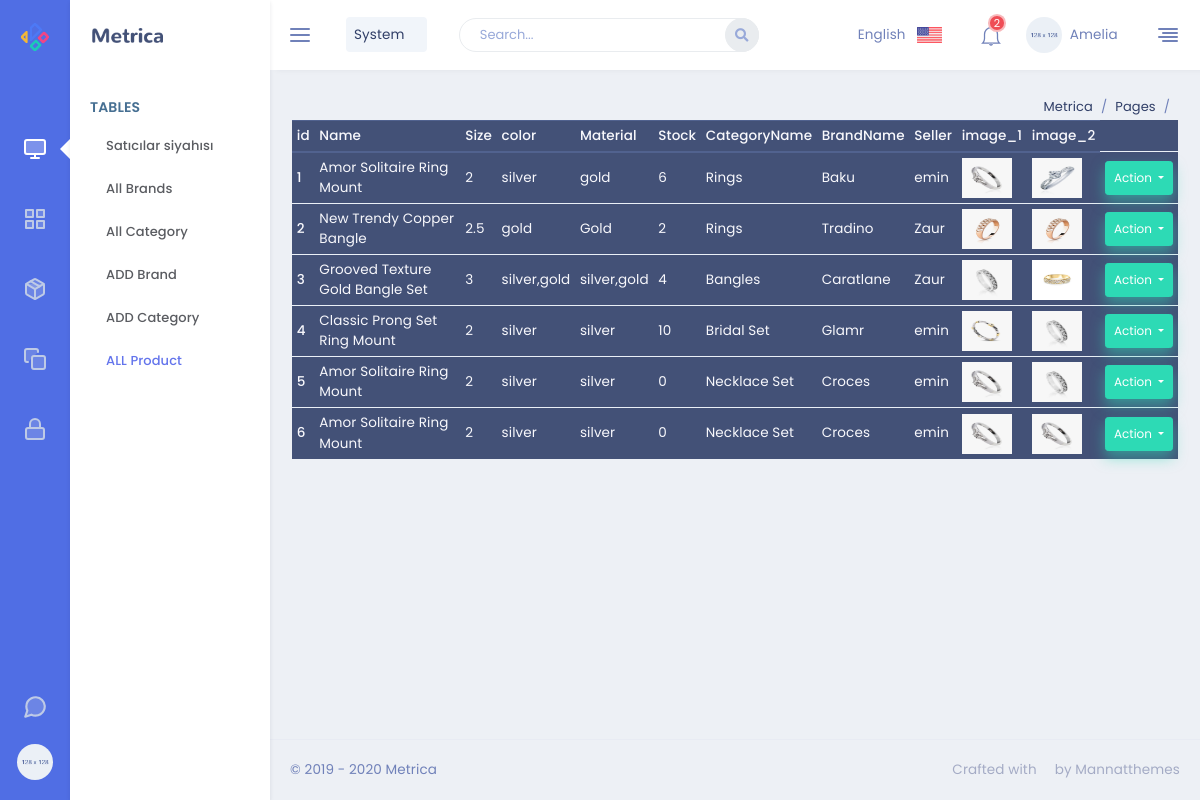
The app's page /admin/AllProducts with its own data.
### Shop/Profile/models.py (models this page shows)
class Products(db.Model):
    id = db.Column(db.Integer, primary_key=True)
    ProductName = db.Column(db.String(30),  nullable=False)
    Size = db.Column(db.String(80),  nullable=False)
    Color = db.Column(db.String(80),  nullable=False)
    Price = db.Column(db.String(120), nullable=False)
    ProductInfo = db.Column(db.String(120), nullable=False)
    Material = db.Column(db.String(120), nullable=False)
    Stock = db.Column(db.String(60), nullable=False)
    ProductImage_1= db.Column(db.String(120), nullable=False)
    ProductImage_2= db.Column(db.String(120))
    cat_id= db.Column(db.Integer,db.ForeignKey('category.Category_id'), nullable=False)
    brand_id= db.Column(db.Integer,db.ForeignKey('brand.Brand_id'), nullable=False)
    user_id=db.Column(db.Integer,db.ForeignKey('user.id'), nullable=False)

### Shop/Dashboard/models.py (models this page shows)
class User(db.Model,UserMixin):
    id = db.Column(db.Integer, primary_key=True)
    name = db.Column(db.String(30),  nullable=False)
    username = db.Column(db.String(80),  nullable=False)
    Phone = db.Column(db.String(80),  nullable=False)
    email = db.Column(db.String(120), unique=True, nullable=False)
    password = db.Column(db.String(180),  nullable=False)
    products = db.relationship('Products', backref='user', lazy=True)

### Shop/Dashboard/routes.py (the view)
@app.route('/admin/AllProducts', methods=['GET', 'POST'])
def AllPro():
    Allpro=Products.query.all()
    return render_template('admin/Allproduct.html',pro=Allpro)

### Shop/templates/admin/Allproduct.html (shortened to what this page needs)
{% extends 'admin.html' %}
{% block content %}
<table class="table table-sm table-dark">
    <thead>
      <tr>
        <th scope="col">id</th>
        <th scope="col">Name</th>
        <th scope="col">Size</th>
        <th scope="col">color</th>
        <th scope="col">Material</th>
        <th scope="col">Stock</th>
        <th scope="col">CategoryName</th>
        <th scope="col">BrandName</th>
        <th scope="col">Seller</th>
        <th scope="col">image_1</th>
        <th scope="col">image_2</th>
      </tr>
    </thead>
    <tbody>
      {% for product in pro %}
      <tr>
        <th scope="row">{{product.id}}</th>
        <td>{{product.ProductName}}</td>
        <td>{{product.Size}}</td>
        <td>{{product.Color}}</td>
        <td>{{product.Material}}</td>
        <td>{{product.Stock}}</td>
        <td>{{ product.cat_id }}</td>
        <td>{{ product.brand_id }}</td>
        <td>{{ product.user.name }}</td>
        <td><img src="{{url_for('static', filename='photo/' + product.ProductImage_1)}}" width="50" height="40"</td>
        <td><img src="{{url_for('static', filename='photo/' + product.ProductImage_2)}}" width="50" height="40"</td>
        <td>
        <div class="btn-group">
        <button type="button" class="btn btn-success btn-sm dropdown-toggle" data-toggle="dropdown" aria-haspopup="true" aria-expanded="false">
        Action
        </button>
         </div>
        </td>
      </tr>
      {% endfor %}
    </tbody>
  </table>
  {% endblock content %}

### Shop/static/myFiles/css/style.css (style rules this page uses)
html, body, div, span, applet, object, iframe, h1, h2, h3, h4, h5, h6, p, blockquote, pre, a, abbr, acronym, address, big, cite, code, del, dfn, em, img, ins, kbd, q, s, samp, small, strike, strong, sub, sup, tt, var, b, u, i, center, dl, dt, dd, ol, ul, li, fieldset, form, label, legend, table, caption, tbody, tfoot, thead, tr, th, td, article, aside, canvas, details, embed, figure, figcaption, footer, header, hgroup, menu, nav, output, ruby, section, summary, time, mark, audio, video { margin: 0; padding: 0; border: 0; font-size: 100%; font: inherit; vertical-align: baseline; text-decoration: none !important; }
body { line-height: 1; }
table { border-collapse: collapse; border-spacing: 0; }
.active { color: #d2aa5c; text-decoration: none; }
body { font-family: 'Montserrat', sans-serif; background-color: #fff; }

### records on screen
Products: id "1", ProductName "Amor Solitaire Ring Mount", Size "2", Color "silver", Material "gold", Stock "6", cat_id "Rings", brand_id "Baku", user.name "emin", ProductImage_1 (picture), ProductImage_2 (picture)
Products: id "2", ProductName "New Trendy Copper Bangle", Size "2.5", Color "gold", Material "Gold", Stock "2", cat_id "Rings", brand_id "Tradino", user.name "Zaur", ProductImage_1 (picture), ProductImage_2 (picture)
Products: id "3", ProductName "Grooved Texture Gold Bangle Set", Size "3", Color "silver,gold", Material "silver,gold", Stock "4", cat_id "Bangles", brand_id "Caratlane", user.name "Zaur", ProductImage_1 (picture), ProductImage_2 (picture)
Products: id "4", ProductName "Classic Prong Set Ring Mount", Size "2", Color "silver", Material "silver", Stock "10", cat_id "Bridal Set", brand_id "Glamr", user.name "emin", ProductImage_1 (picture), ProductImage_2 (picture)
Products: id "5", ProductName "Amor Solitaire Ring Mount", Size "2", Color "silver", Material "silver", Stock "0", cat_id "Necklace Set", brand_id "Croces", user.name "emin", ProductImage_1 (picture), ProductImage_2 (picture)
Products: id "6", ProductName "Amor Solitaire Ring Mount", Size "2", Color "silver", Material "silver", Stock "0", cat_id "Necklace Set", brand_id "Croces", user.name "emin", ProductImage_1 (picture), ProductImage_2 (picture)
